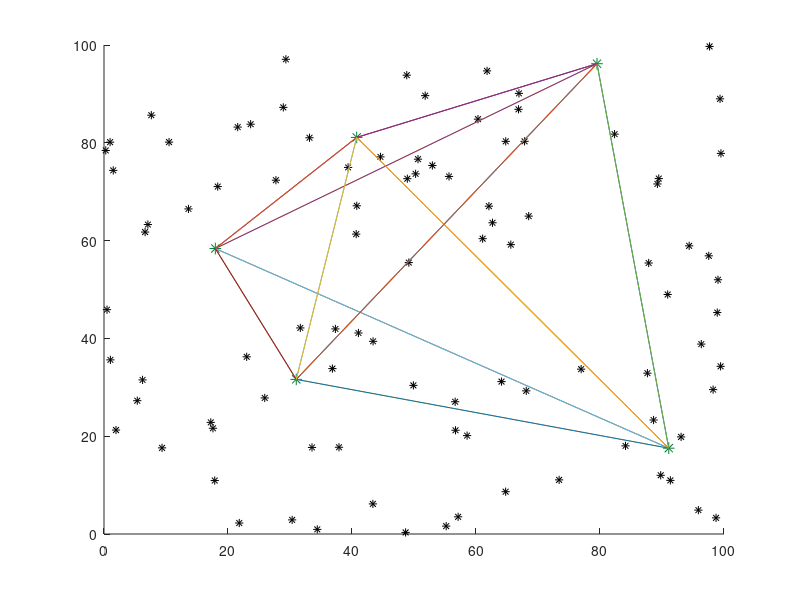
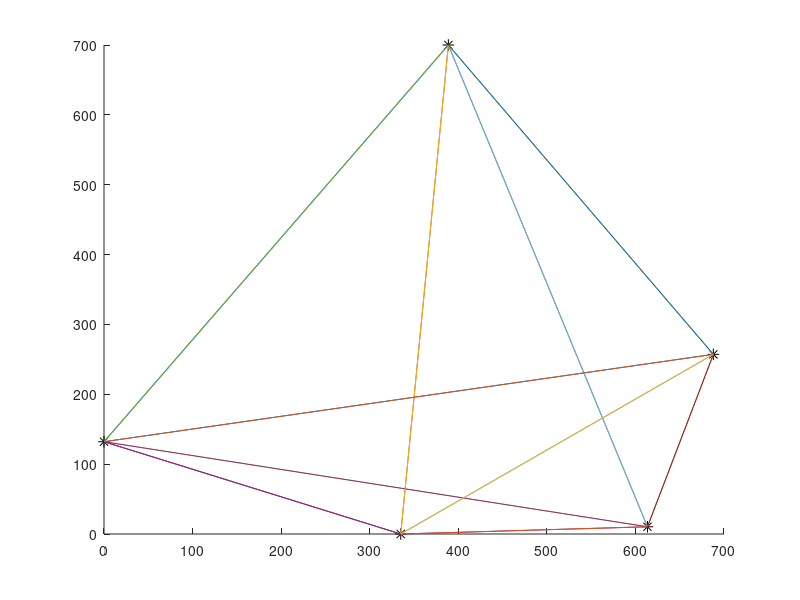

MATLAB code to generate these figures, in order:
% toy problem of image registration (or something) in R^2

% separate this into two things ...
% you can either extract a subset closest together (good for testing)
% or get *any* random subset. just throw a flag and do subfunctions ya

clustered = 0;
draw_graphs = 1;
N = 100; % total number of points in set
n_extracted = 5; % the number of points to extract 

scale_by = 10*rand(); % get a random scaling value

i = 1; % this is just for indexing figures, ignore

% N random pairs of doubles between 0 and 100
A = rand(2,N)*100;
% scatter(A(:,1),A(:,2),'filled')

if clustered,
    % arbitrarily choose one pair
    xo = A(:,randi(size(A,1)));

    % sort A by euclidean distance to this point
    ed = bsxfun(@minus, A, xo);
    ed = ed.*ed;
    ed = sum(ed,1);
    [~, ind] = sort(ed);

    dA = A(:,ind); % this is A with rows sorted by distance from xo
else,
    % just randomly permute the columns
    dA = A(:,randperm(size(A,2)));
end;
% this defines how to color the points.
% make the extracted ones a different color
c = zeros(size(dA,2),3);
c(1:n_extracted,3) = .2; c(1:n_extracted,2) = .5;

szs = zeros(size(dA,2),1);
szs(:) = 35;
szs(1:n_extracted) = 70;

% plot the entire set with the 'extracted points' as a different color
figure(i); scatter(dA(1,:),dA(2,:), szs, c, 'Marker', '*');
if draw_graphs,
    hold on;
    for k = [1:n_extracted],
        for j = [1:n_extracted],
            plot(dA(1,[k j]),dA(2,[k j]), '-');
        end;
    end;
    hold off;
end;
i = i + 1;

% okay, so we extract these points. This is now "X" exactly, or what we
% will hope to recover again.
X_ex = dA(:,1:n_extracted);
%figure(i); scatter(X_ex(:,1),X_ex(:,2),'Marker', '*'); i=i+1;
    
% now rotate these by some random amount
theta = 2*pi*rand();
R = [cos(theta) -sin(theta) ; sin(theta) cos(theta)];

% rotate each row according to R
X = R*X_ex;
% now translate it down to the origin and scale
X = scale_by*bsxfun(@minus, X, min(X,[],2));
%x = linspace(0,40); y = x;

figure(i); scatter(X(1,:),X(2,:),70,[0,0,0], 'Marker', '*');
if draw_graphs,
    hold on;
    for k = [1:n_extracted],
        for j = [1:n_extracted],
            plot(X(1,[k j]),X(2,[k j]), '-');
        end;
    end;
    hold off;
end;
i = i + 1;

% now solve this problem to get the inverse transformation
% T = transformation_search(A,x);

fprintf('The correct transformation is\n');
fprintf('\ttheta=%f\n',theta);
fprintf('\tk=%f\n',scale_by);
fprintf('\tv=(%f,%f)\n',(dA(:,1)-X(:,1)));





